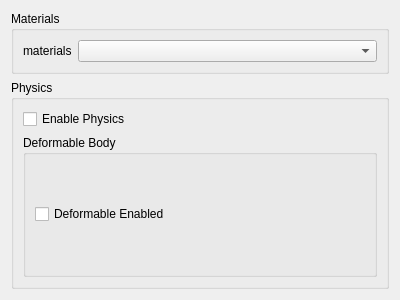
<?xml version="1.0" encoding="UTF-8"?>
<ui version="4.0">
 <class>OmniversePropertyWidget</class>
 <widget class="QWidget" name="OmniversePropertyWidget">
  <property name="geometry">
   <rect>
    <x>0</x>
    <y>0</y>
    <width>400</width>
    <height>300</height>
   </rect>
  </property>
  <property name="windowTitle">
   <string>Form</string>
  </property>
  <layout class="QVBoxLayout" name="verticalLayout_3">
   <item>
    <widget class="QGroupBox" name="groupBox">
     <property name="sizePolicy">
      <sizepolicy hsizetype="Preferred" vsizetype="Fixed">
       <horstretch>0</horstretch>
       <verstretch>0</verstretch>
      </sizepolicy>
     </property>
     <property name="title">
      <string>Materials</string>
     </property>
     <layout class="QHBoxLayout" name="horizontalLayout_2">
      <item>
       <widget class="QLabel" name="label">
        <property name="sizePolicy">
         <sizepolicy hsizetype="Fixed" vsizetype="Preferred">
          <horstretch>0</horstretch>
          <verstretch>0</verstretch>
         </sizepolicy>
        </property>
        <property name="text">
         <string>materials</string>
        </property>
       </widget>
      </item>
      <item>
       <widget class="QComboBox" name="m_cboMaterial"/>
      </item>
     </layout>
    </widget>
   </item>
   <item>
    <widget class="QGroupBox" name="m_groupPhysics">
     <property name="title">
      <string>Physics</string>
     </property>
     <layout class="QVBoxLayout" name="verticalLayout_2">
      <item>
       <widget class="QCheckBox" name="checkBox">
        <property name="text">
         <string>Enable Physics</string>
        </property>
       </widget>
      </item>
      <item>
       <widget class="QGroupBox" name="groupBox_3">
        <property name="title">
         <string>Deformable Body</string>
        </property>
        <layout class="QVBoxLayout" name="verticalLayout">
         <item>
          <widget class="QCheckBox" name="checkBox_2">
           <property name="text">
            <string>Deformable Enabled</string>
           </property>
          </widget>
         </item>
        </layout>
       </widget>
      </item>
     </layout>
    </widget>
   </item>
  </layout>
 </widget>
 <resources/>
 <connections/>
</ui>
